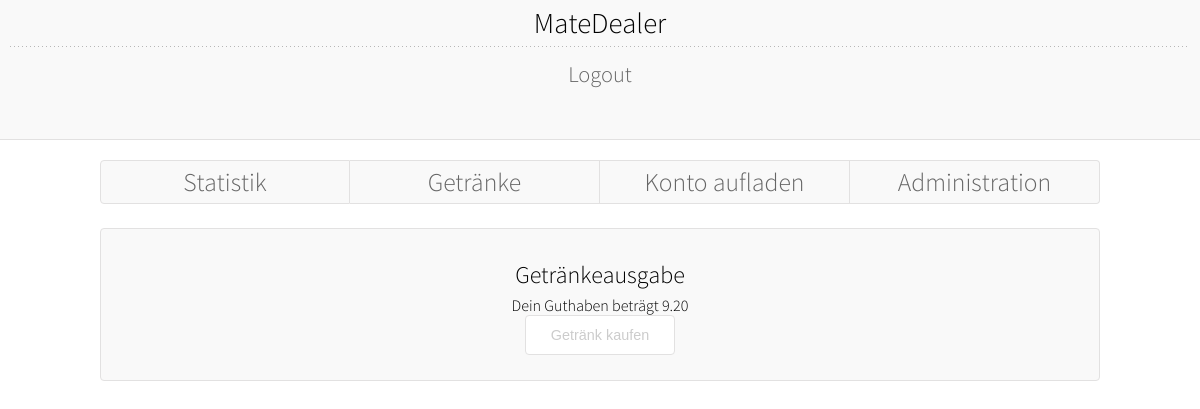
Page /vending (signed in) on the earlier database version.
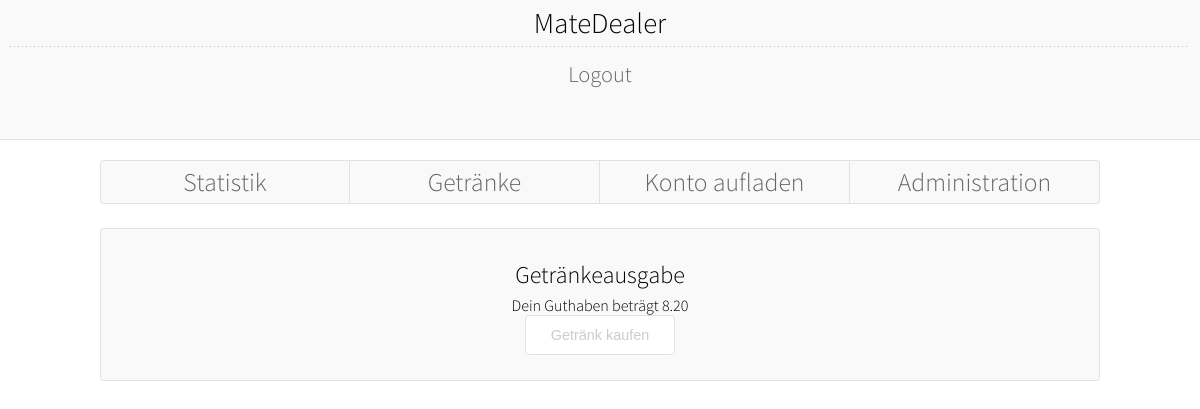
Same page on the later database version.
### web.py (models this page shows, shortened)
class User(db.Model):
    id = db.Column(db.Integer, primary_key=True)
    name = db.Column(db.String(64))
    email = db.Column(db.String(64))
    password = db.Column(db.String(64))
    balance = db.Column(db.Integer())
    roles = db.relationship('Role', secondary=roles,
        backref=db.backref('users', lazy='dynamic'))
    def is_authenticated(self):
        return True

### web.py (the view)
@app.route('/vending')
@permission_user.require(401)
def vending():
    return render_template('vending.html')

### web.py (called while the page is built)
@lm.user_loader
def load_user(id):
    return User.query.get(int(id))

@app.before_request
def before_request():
    g.user = current_user

@app.template_filter('cent_to_eur')
def cent_to_eur(value):
    return "%.2f" % (float(value) / 100)

### templates/vending.html (shortened to what this page needs)
{% extends "layout.html" %}
{% block body %}
        <div class="content">
            <div class="grid">
                <div class="col-1-1 vending">
                    <h2 >Getränkeausgabe</h2>
                    <div class="balance">Dein Guthaben beträgt {{ g.user.balance|cent_to_eur }}</div>
                    <input type='button' id="vend_button" value='Getränk kaufen'>
		</div>
{% endblock %}

### templates/layout.html (shortened to what this page needs)
<!doctype html>
<html>
	<head>
        <link href="/static/css/simplegrid.css" rel="stylesheet" type="text/css" title="default" />
        <link href="/static/css/style.css" rel="stylesheet" type="text/css" title="default" />
    </head>
    <body>
        <div class="header">
            <h1>MateDealer</h1>
            <div class="spacer"></div>
            {% if not g.user.is_authenticated() %}
                <a style="font-size: 1.4em" href="{{ url_for('login') }}">Login</a>
            {% else %}
                <a style="font-size: 1.4em" href="{{ url_for('logout') }}">Logout</a>
            {% endif %}
        </div>
        <div class="grid">
            <div class="col-1-1 menu">
        {% if g.user.is_authenticated() %}
                <ul>
                    <li><a href="{{ url_for('index') }}">Statistik</a></li>
                    <li><a href="{{ url_for('vending') }}">Getränke</a></li>
                    <li><a href="{{ url_for('treasurer') }}">Konto aufladen</a></li>
                    <li><a href="{{ url_for('admin') }}">Administration</a></li>
                </ul>
        {% endif %}
            </div>
        </div>
		{% block body %}Oops.{% endblock %}
    </body>
</html>

### static/css/simplegrid.css (style rules this page uses)
*,*:after,*:before { -webkit-box-sizing:border-box;-moz-box-sizing:border-box;box-sizing:border-box; }
body { margin:0px; }
[class*='col-'] { float:left; }
.grid { padding:20px;width:100%;max-width:1140px;min-width:755px;margin:0 auto;overflow:hidden; }
.grid:after { content:"";display:table;clear:both; }
.col-1-1 { width:100%; }

### static/css/style.css (style rules this page uses)
body { text-align: center; font-family: 'Source Sans Pro', sans-serif; font-weight: 300; }
h1 { font-size: 1.8em; font-weight: 300; padding: 5px 20px 5px 20px; margin: 0; }
h2 { font-size: 1.5em; font-weight: 300; padding: 5px 0px 5px 0px; margin: 0; }
a { text-decoration: none; color: #666666; cursor: pointer; }
.header { height: 140px; background-color: rgba(243, 243, 243, 0.5); border-bottom: 1px solid #e2e1e1; }
.content { display: inline-block; max-width: 1000px; width: 100%; -webkit-border-radius: 4px 4px 4px 4px; -moz-border-radius: 4px 4px 4px 4px; -ms-border-radius: 4px 4px 4px 4px; -o-border-radius: 4px 4px 4px 4px; border-radius: 4px 4px 4px 4px; border: 1px solid #e2e1e1; background-color: rgba(243, 243, 243, 0.5); padding: 5px; }
.spacer { -webkit-box-sizing: border-box; -moz-box-sizing: border-box; box-sizing: border-box; margin-left: 10px; margin-right: 10px; height: 14px; }
input[type='submit'], input[type='button'] { cursor: pointer; width: 150px; padding: 0 10px; height: 40px; color: #CCC; background-color: #ffffff; border: 1px solid #e2e1e1; -webkit-border-radius: 4px 4px 4px 4px; -moz-border-radius: 4px 4px 4px 4px; -ms-border-radius: 4px 4px 4px 4px; -o-border-radius: 4px 4px 4px 4px; border-radius: 4px 4px 4px 4px; font-size: 0.9em; }
#vend_button { display: none; }
.menu { display: inline-block; }
.menu ul { width: 100%; margin: 0px auto; padding: 0px 50px 0px 50px; font-size: 1.6em; display: inline-block; }
.menu ul li { background-color: rgba(243, 243, 243, 0.5); padding: 5px; border-right: 1px solid #e2e1e1; border-bottom: 1px solid #e2e1e1; border-top: 1px solid #e2e1e1; list-style-type: none; float: left; width: 25%; }
.menu ul li:first-child { -webkit-border-radius: 4px 0px 0px 4px; -moz-border-radius: 4px 0px 0px 4px; -ms-border-radius: 4px 0px 0px 4px; -o-border-radius: 4px 0px 0px 4px; border-radius: 4px 0px 0px 4px; border-left: 1px solid #e2e1e1; }
.menu ul li:last-child { -webkit-border-radius: 0px 4px 4px 0px; -moz-border-radius: 0px 4px 4px 0px; -ms-border-radius: 0px 4px 4px 0px; -o-border-radius: 0px 4px 4px 0px; border-radius: 0px 4px 4px 0px; }

Differences in the rows shown:
changed User: user.balance|cent_to_eur "9.20" → "8.20"
